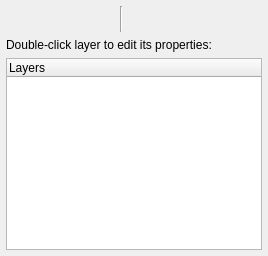
         <widget class="QWidget" name="tabLayers">
          <attribute name="title">
           <string>Layers</string>
          </attribute>
          <layout class="QVBoxLayout" name="verticalLayout_10">
           <property name="leftMargin">
            <number>6</number>
           </property>
           <property name="topMargin">
            <number>6</number>
           </property>
           <property name="rightMargin">
            <number>6</number>
           </property>
           <property name="bottomMargin">
            <number>6</number>
           </property>
           <item>
            <layout class="QHBoxLayout" name="horizontalLayout_2">
             <item>
              <widget class="QPushButton" name="buttonAddChart">
               <property name="minimumSize">
                <size>
                 <width>32</width>
                 <height>26</height>
                </size>
               </property>
               <property name="maximumSize">
                <size>
                 <width>32</width>
                 <height>26</height>
                </size>
               </property>
               <property name="toolTip">
                <string>Add layer to plot</string>
               </property>
               <property name="text">
                <string/>
               </property>
               <property name="icon">
                <iconset resource="gex.qrc">
                 <normaloff>:/gex/icons/group.png</normaloff>:/gex/icons/group.png</iconset>
               </property>
               <property name="iconSize">
                <size>
                 <width>32</width>
                 <height>32</height>
                </size>
               </property>
               <property name="checkable">
                <bool>false</bool>
               </property>
               <property name="flat">
                <bool>true</bool>
               </property>
              </widget>
             </item>
             <item>
              <widget class="QPushButton" name="buttonLayerProperties">
               <property name="minimumSize">
                <size>
                 <width>32</width>
                 <height>26</height>
                </size>
               </property>
               <property name="maximumSize">
                <size>
                 <width>32</width>
                 <height>26</height>
                </size>
               </property>
               <property name="toolTip">
                <string>Edit selected layer properties (style, parameters charted...)</string>
               </property>
               <property name="text">
                <string/>
               </property>
               <property name="icon">
                <iconset resource="gex.qrc">
                 <normaloff>:/gex/icons/properties.png</normaloff>:/gex/icons/properties.png</iconset>
               </property>
               <property name="iconSize">
                <size>
                 <width>32</width>
                 <height>32</height>
                </size>
               </property>
               <property name="checkable">
                <bool>false</bool>
               </property>
               <property name="flat">
                <bool>true</bool>
               </property>
              </widget>
             </item>
             <item>
              <widget class="QPushButton" name="buttonNewParameter">
               <property name="minimumSize">
                <size>
                 <width>32</width>
                 <height>26</height>
                </size>
               </property>
               <property name="maximumSize">
                <size>
                 <width>32</width>
                 <height>26</height>
                </size>
               </property>
               <property name="toolTip">
                <string>Create a custom parameter (supports filtering expression over parameters)</string>
               </property>
               <property name="text">
                <string/>
               </property>
               <property name="icon">
                <iconset resource="gex.qrc">
                 <normaloff>:/gex/icons/functionx.png</normaloff>:/gex/icons/functionx.png</iconset>
               </property>
               <property name="iconSize">
                <size>
                 <width>32</width>
                 <height>32</height>
                </size>
               </property>
               <property name="checkable">
                <bool>false</bool>
               </property>
               <property name="flat">
                <bool>true</bool>
               </property>
              </widget>
             </item>
             <item>
              <widget class="Line" name="LineLayer">
               <property name="maximumSize">
                <size>
                 <width>32</width>
                 <height>26</height>
                </size>
               </property>
               <property name="frameShape">
                <enum>QFrame::VLine</enum>
               </property>
               <property name="frameShadow">
                <enum>QFrame::Sunken</enum>
               </property>
              </widget>
             </item>
             <item>
              <widget class="QPushButton" name="buttonRemoveChart">
               <property name="minimumSize">
                <size>
                 <width>32</width>
                 <height>26</height>
                </size>
               </property>
               <property name="maximumSize">
                <size>
                 <width>32</width>
                 <height>26</height>
                </size>
               </property>
               <property name="toolTip">
                <string>Remove selected layer from plot</string>
               </property>
               <property name="text">
                <string/>
               </property>
               <property name="icon">
                <iconset resource="gex.qrc">
                 <normaloff>:/gex/icons/file_remove.png</normaloff>:/gex/icons/file_remove.png</iconset>
               </property>
               <property name="iconSize">
                <size>
                 <width>32</width>
                 <height>32</height>
                </size>
               </property>
               <property name="checkable">
                <bool>false</bool>
               </property>
               <property name="flat">
                <bool>true</bool>
               </property>
              </widget>
             </item>
             <item>
              <spacer name="horizontalSpacer">
               <property name="orientation">
                <enum>Qt::Horizontal</enum>
               </property>
               <property name="sizeHint" stdset="0">
                <size>
                 <width>48</width>
                 <height>23</height>
                </size>
               </property>
              </spacer>
             </item>
            </layout>
           </item>
           <item>
            <widget class="QLabel" name="textLabelParamX_2">
             <property name="text">
              <string>Double-click layer to edit its properties:</string>
             </property>
             <property name="wordWrap">
              <bool>false</bool>
             </property>
            </widget>
           </item>
           <item>
            <widget class="QTreeWidget" name="treeWidgetLayers">
             <property name="contextMenuPolicy">
              <enum>Qt::CustomContextMenu</enum>
             </property>
             <property name="autoScroll">
              <bool>false</bool>
             </property>
             <property name="showDropIndicator" stdset="0">
              <bool>false</bool>
             </property>
             <property name="selectionMode">
              <enum>QAbstractItemView::ExtendedSelection</enum>
             </property>
             <property name="textElideMode">
              <enum>Qt::ElideMiddle</enum>
             </property>
             <property name="horizontalScrollMode">
              <enum>QAbstractItemView::ScrollPerPixel</enum>
             </property>
             <property name="rootIsDecorated">
              <bool>false</bool>
             </property>
             <property name="uniformRowHeights">
              <bool>true</bool>
             </property>
             <property name="itemsExpandable">
              <bool>true</bool>
             </property>
             <property name="expandsOnDoubleClick">
              <bool>true</bool>
             </property>
             <column>
              <property name="text">
               <string>Layers</string>
              </property>
             </column>
            </widget>
           </item>
          </layout>
         </widget>
